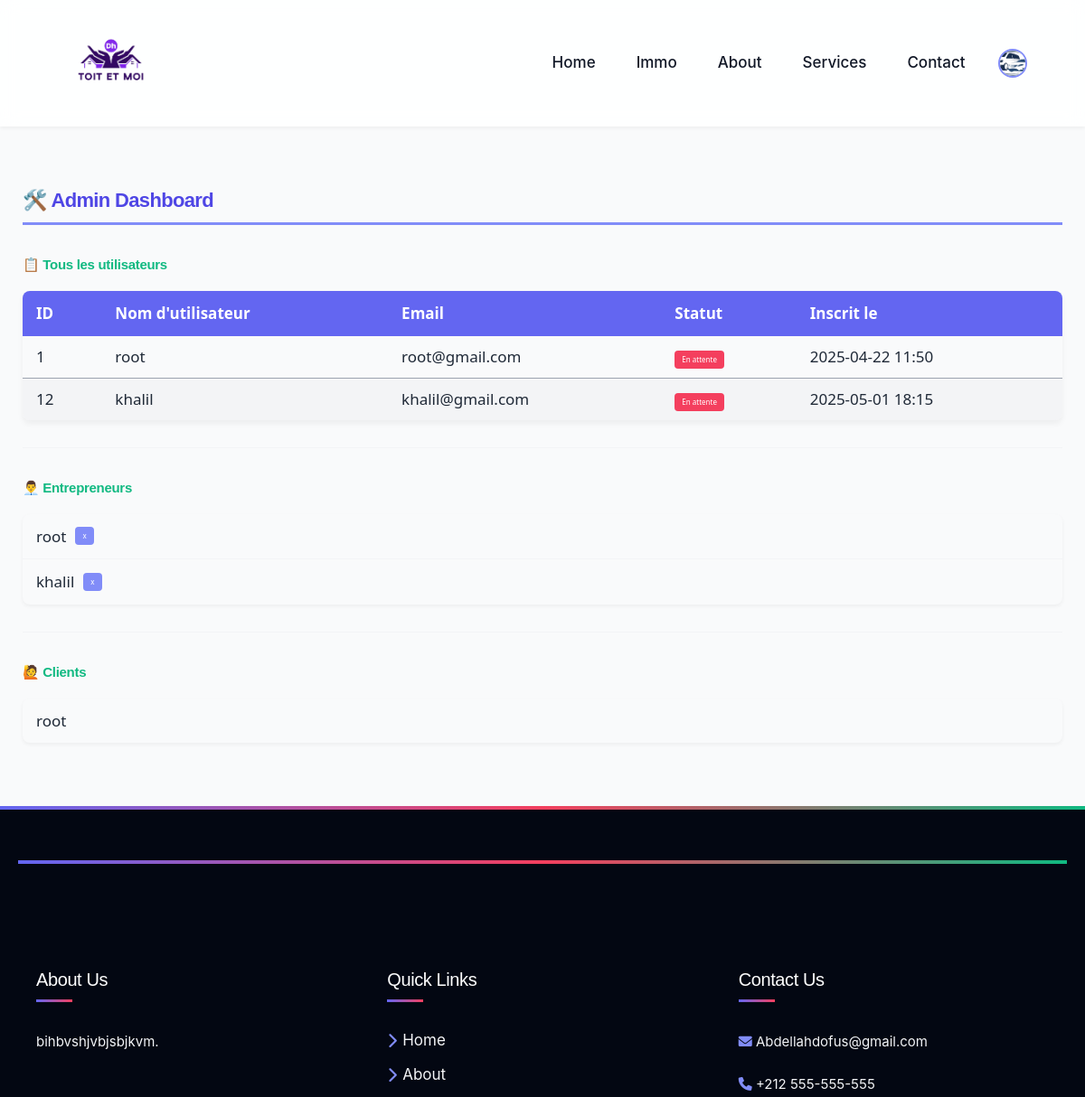
The app's page /dash/ (signed in, upper part), older data.
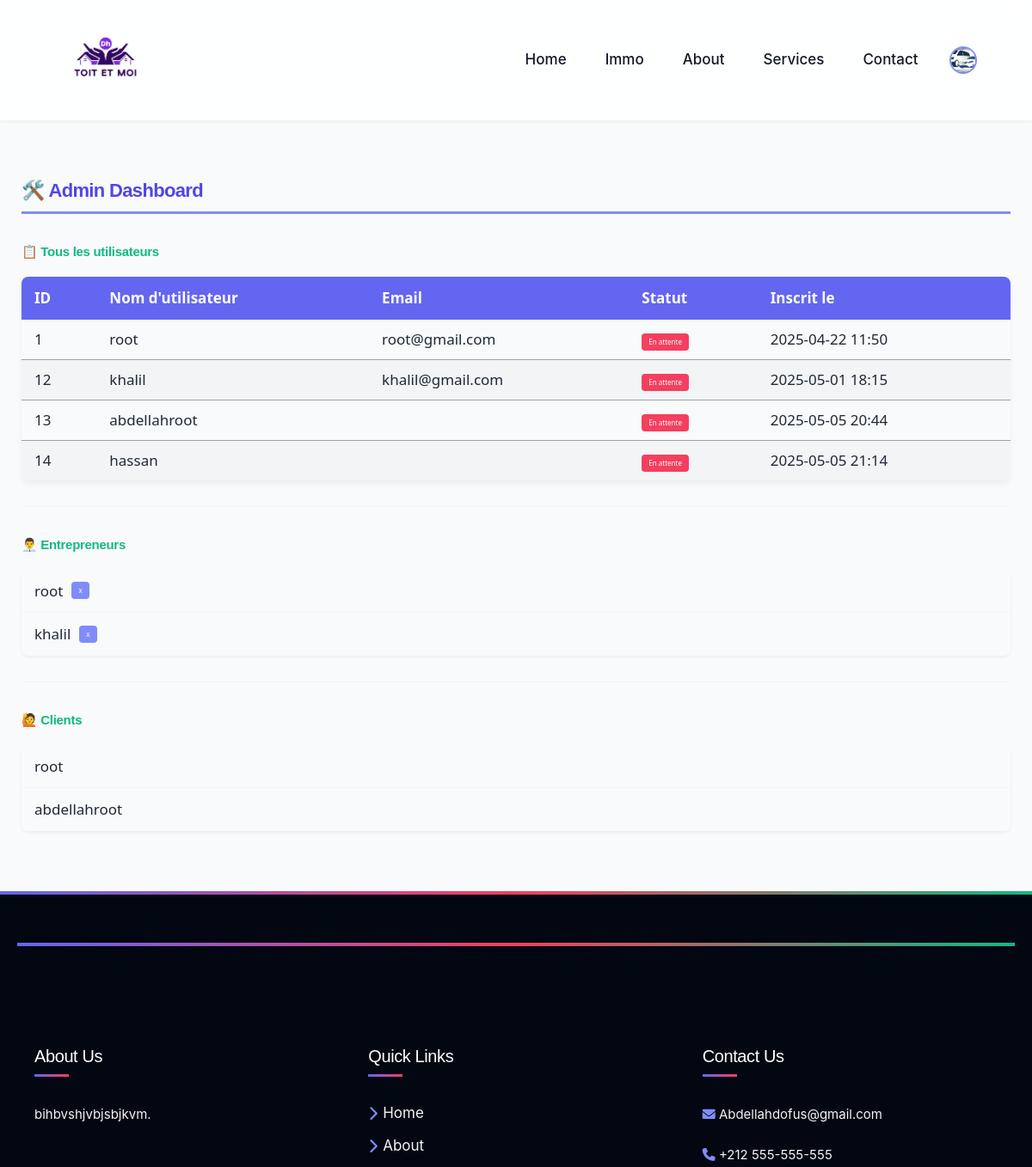
The same page, newer data.
### app/models.py (models this page shows)
class CustomUser(AbstractUser):
    status = [
        ('entrepreneur', 'entrepreneur'),
        ('client', ' client'),
        ('admin','admin'),
        ('visiteur','visiteur')
    ]
    status = models.CharField(max_length=50, default='visiteur', choices=status)
    profile_picture = models.ImageField(upload_to='locataire_profile_pics/',default='locataire_profile_pics/car-rental-vector-13423582.png', null=True, blank=True)
    phone_number = models.CharField(max_length=15, null=True, blank=True)
    date_of_birth = models.DateField(null=True, blank=True)
    address = models.CharField(max_length=255, null=True, blank=True)
    Carteid= models.CharField(max_length=100, null=True, blank=True)

class entrepreneur(models.Model):
    user = models.ForeignKey(CustomUser,on_delete=models.CASCADE,primary_key=True)
    entreprise=models.CharField(max_length=50, default='x')

class client(models.Model):
    user = models.ForeignKey(CustomUser,on_delete=models.CASCADE,primary_key=True)
    bio = models.TextField(null=True, blank=True)

### app/views.py (the view)
# urls.py: path('dash/', views.dash, name='Dashboard'),
@staff_member_required(login_url='/login/')
def dash(request):
    users = CustomUser.objects.all()
    clients = client.objects.all()
    entrepreneurs = entrepreneur.objects.all()
    return render(request, 'adminp/dash.html', {
        'users': users,
        'clients': clients,
        'entrepreneurs': entrepreneurs,
    })

### templates/adminp/dash.html (shortened to what this page needs)
{% extends "base.html" %}
{% block content %}
<div class="admin-container">
  <h1>🛠️ Admin Dashboard</h1>
  <h2>📋 Tous les utilisateurs</h2>
  <table class="data-table">
    <thead>
      <tr>
        <th>ID</th>
        <th>Nom d'utilisateur</th>
        <th>Email</th>
        <th>Statut</th>
        <th>Inscrit le</th>
      </tr>
    </thead>
    <tbody>
      {% for user in users %}
      <tr>
        <td>{{ user.id }}</td>
        <td>{{ user.username }}</td>
        <td>{{ user.email }}</td>
        <td>
          {% if user.status == "active" %}
            <span class="status-badge status-active">Actif</span>
          {% elif user.status == "inactive" %}
            <span class="status-badge status-inactive">Inactif</span>
          {% else %}
            <span class="status-badge status-pending">En attente</span>
          {% endif %}
        </td>
        <td>{{ user.date_joined|date:"Y-m-d H:i" }}</td>
      </tr>
      {% endfor %}
    </tbody>
  </table>
    <div class="section-divider"></div>
    <h2>👨‍💼 Entrepreneurs</h2>
    <ul class="data-list">
        {% for e in entrepreneurs %}
        <li>{{ e.user.username }} <span class="company-badge">{{ e.entreprise }}</span></li>
        {% empty %}
        <li class="empty-list">Aucun entrepreneur</li>
        {% endfor %}
    </ul>
    <div class="section-divider"></div>
    <h2>🙋 Clients</h2>
    <ul class="data-list">
        {% for c in clients %}
        <li>{{ c.user.username }}</li>
        {% empty %}
        <li class="empty-list">Aucun client</li>
        {% endfor %}
    </ul>
    </div>
{% endblock content %}

### templates/base.html (shortened to what this page needs)
{% load static %}
<!DOCTYPE html>
<html lang="en">
<head>
    <link rel="stylesheet" href="https://cdnjs.cloudflare.com/ajax/libs/font-awesome/6.0.0/css/all.min.css">
    <script src="https://cdn.tailwindcss.com"></script>
    <link href="https://cdn.jsdelivr.net/npm/bootstrap@5.3.5/dist/css/bootstrap.min.css" rel="stylesheet">
</head>
<body>
  <body>
    <nav class="navbar">
        <div class="logo">
          <a href="{% url 'SayHello' %}">
            <img src="\media\photos\25\04\25\logo.png" alt="Toit et Moi">
          </a>
        </div>
        <ul class="nav-links" id="nav-links">
            <li><a href="{% url 'SayHello' %}">Home</a></li>
            <li><a href="{% url 'Products' %}">Immo</a></li>
            <li><a href="{% url 'Settings' %}">About</a></li>
            <li><a href="{% url 'Services' %}">Services</a></li>
            <li><a href="{% url 'Contact' %}">Contact</a></li>
            {% if user.is_authenticated %}
            <li class="relative">
              <a href="javascript:void(0)" id="profile-menu-toggle">
                <img src="{{ request.user.profile_picture.url }}"  alt="Profile Picture" class="w-12 h-12 rounded-full border-2 border-primary-light">
              </a>
          </li>
            {% else %}
            <li><a href="{% url 'Loginpage' %}">Login</a></li>
            <li><a href="{% url 'Register' %}">Register</a></li>
            {% endif %}
        </ul>
    </nav>
    <main>
        {% block content %}{% endblock content %}
    </main>
    <footer>
        <div class="footer-container">
          <footer>
            <div class="footer-container">
                <section class="footer-section">
                    <h4>About Us</h4>
                    <p>bihbvshjvbjsbjkvm.</p>
                </section>
                <section class="footer-section">
                    <h4>Quick Links</h4>
                    <ul>
                        <li><a href="{% url 'SayHello' %}"><i class="fas fa-chevron-right"></i> Home</a></li>
                        <li><a href="{% url 'Settings' %}"><i class="fas fa-chevron-right"></i> About</a></li>
                    </ul>
                </section>
                <section class="footer-section">
                    <h4>Contact Us</h4>
                    <p><i class="fas fa-envelope"></i> <a href="mailto:Abdellahdofus@gmail.com">Abdellahdofus@gmail.com</a></p>
                    <p><i class="fas fa-phone"></i> +212 555-555-555</p>
                </section>
            </div>
        </footer>
        </div>
    </footer>
</head>

Row changes from the older to the newer data that the page shows:
added CustomUser: id "13", username "abdellahroot", status "En attente", date_joined "2025-05-05 20:44"
added CustomUser: id "14", username "hassan", status "En attente", date_joined "2025-05-05 21:14"
added client: user.username "abdellahroot"
